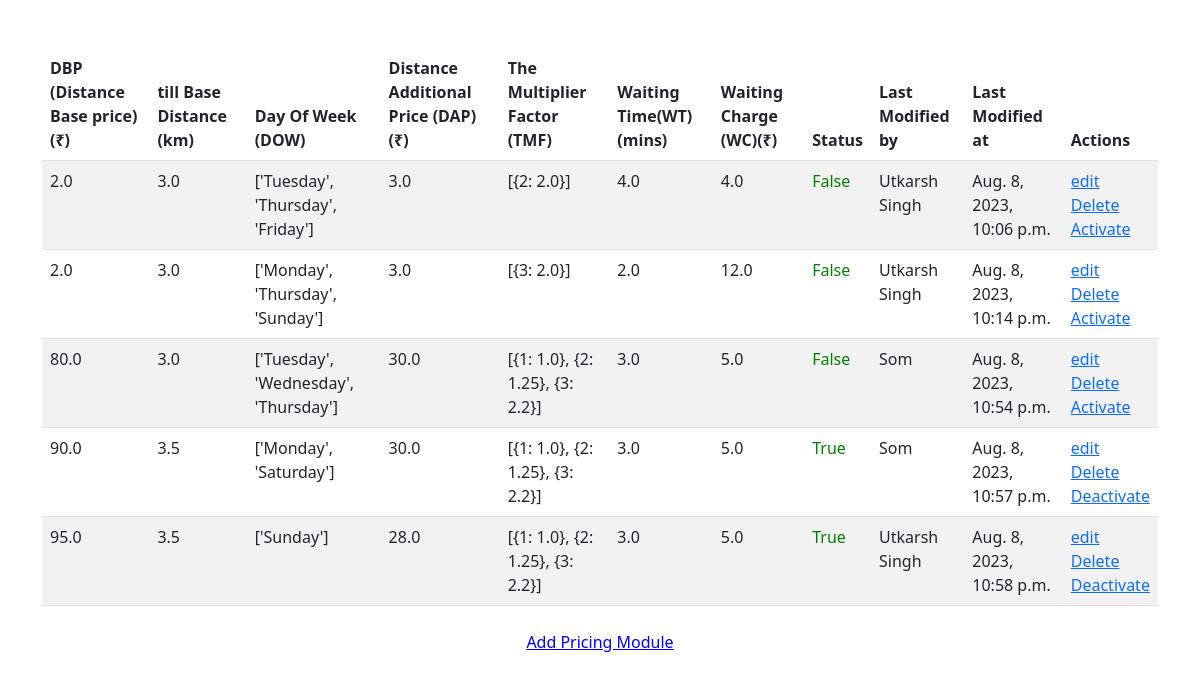
Page /dashboard on the earlier database version.
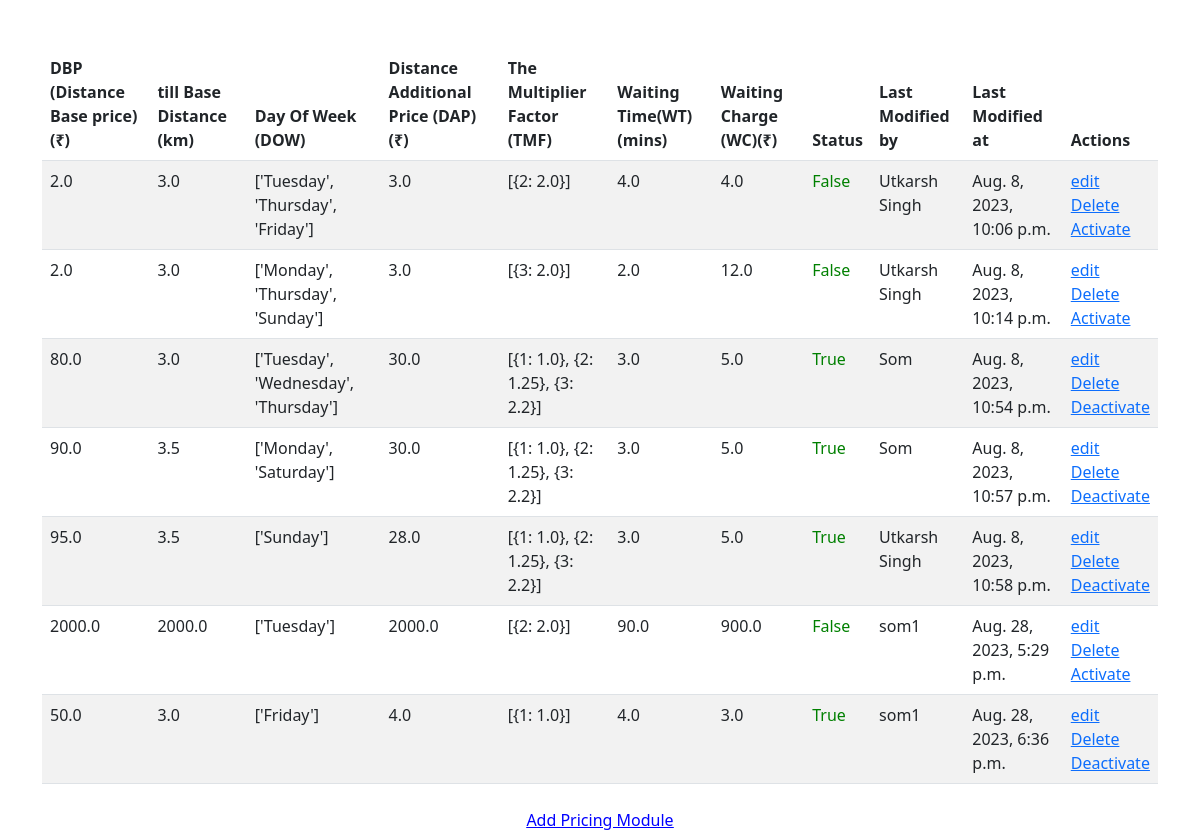
Same page on the later database version.
### authentication/models.py (models this page shows, shortened)
class Pricing_Module(models.Model):
    mod_id = models.AutoField(primary_key=True)
    dbp_price = models.FloatField()
    dbp_km = models.FloatField(default=True)
    dap = models.FloatField()
    waiting_charge = models.FloatField()
    waiting_time = models.FloatField()
    status = models.BooleanField()
    usermodifiedby = models.CharField(max_length=20)
    created_at = models.DateTimeField(editable=True,auto_now_add=True)

### authentication/views.py (the view)
# urls.py: path('dashboard', views.dashboard ,name="dashboard"),
def dashboard(request):
    query_results = Pricing_Module.objects.all()
    fullobj={}
    activequeue=[]
    for item in query_results:
        objdict={
            "mod_id":item.mod_id,
            "dbp_price":item.dbp_price,
            "dbp_km":item.dbp_km,
            "dap":item.dap,
            "waiting_time":item.waiting_time,
            "waiting_charge":item.waiting_charge,
            "status":item.status,
            "usermodifiedby":item.usermodifiedby,
            "timestamp":item.created_at,
            }
        if item.status == True:
            activequeue.append(item.mod_id)
        days = Week_Table.objects.filter(mod_id=item.mod_id)
        dayarray=[]
        for day in days:
            dayarray.append(day.weekday)
        objdict["weekdays"]=dayarray
        tmf = TMF.objects.filter(mod_id=item.mod_id)
        timearray =[]
        timedictionary={}
        for t in tmf:
            timedictionary={
                t.hour:t.factor,
            }
            timearray.append(timedictionary)
        objdict["TMF"] = timearray
        fullobj[f"{item.mod_id}"]=objdict
    print(activequeue)
    print(fullobj)
    return render(request , 'authentication/dashboard.html',{"fullobj":fullobj})

### templates/authentication/dashboard.html (shortened to what this page needs)
<!DOCTYPE html>
<html lang="en">
<head>
    <link rel="stylesheet" href="https://cdn.jsdelivr.net/npm/bootstrap@5.3.0/dist/css/bootstrap.min.css">
</head>
<body>
    <div class="container mt-5">
        <table class="table table-striped">
            <thead>
                <tr>
                    <th>DBP (Distance Base price) (₹)</th>
                    <th>till Base Distance (km)</th>
                    <th>Day Of Week (DOW)</th>
                    <th>Distance Additional Price (DAP)(₹)</th>
                    <th>The Multiplier Factor (TMF)</th>
                    <th>Waiting Time(WT)(mins)</th>
                    <th>Waiting Charge (WC)(₹)</th>
                    <th>Status</th>
                    <th>Last Modified by</th>
                    <th>Last Modified at</th>
                    <th>Actions</th>
                </tr>
            </thead>
            <tbody>
                {% for key,inner_dict in fullobj.items  %}
                <tr>
                <td>{{inner_dict.dbp_price}}</td>
                <td>{{inner_dict.dbp_km}}</td>
                    <td>{{inner_dict.weekdays}}</td>
                    <td>{{inner_dict.dap}}</td>
                    <td>{{inner_dict.TMF}}</td>
                    <td>{{inner_dict.waiting_time}}</td>
                    <td>{{inner_dict.waiting_charge}}</td>
                    <td style="color: green;">{{inner_dict.status}}</td>
                    <td>{{inner_dict.usermodifiedby}}</td>
                    <td>{{inner_dict.timestamp}}</td>
                    <td><a href="{% url 'edit_object' inner_dict.mod_id %}">edit</a> <br>
                        <a href="{% url 'delete_object' inner_dict.mod_id %}">Delete</a> <br>
                        {% if inner_dict.status == True %}
                        <a href="{% url 'deactivate_item' inner_dict.mod_id %}">Deactivate</a>
                        {% else %}
                        <a href="{% url 'activate_item' inner_dict.mod_id %}">Activate</a>
                        {% endif %}
                        </tr>
                {% endfor %}
            </tbody>
        </table>
        <div class="text-center mt-4">
            <a href="/addform"><span class="edit-button">Add Pricing Module</span></a> <br>
        </div>
    </div>
</body>
</html>

### templates/authentication/dashboard.html (style rules this page uses)
.edit-button { cursor: pointer; color: blue; text-decoration: underline; }

Differences in the rows shown:
added Pricing_Module: dbp_price "2000.0", dbp_km "2000.0", dap "2000.0", waiting_time "90.0", waiting_charge "900.0", usermodifiedby "som1", timestamp "Aug. 28, 2023, 5:29 p.m."
added Pricing_Module: dbp_price "50.0", dbp_km "3.0", dap "4.0", waiting_time "4.0", waiting_charge "3.0", usermodifiedby "som1", timestamp "Aug. 28, 2023, 6:36 p.m."
Other differences:
new list line: "80.0 3.0 30.0 3.0 5.0 Som Aug. 8, 2023, 10:54 p.m."
new list line: "['Tuesday', 'Wednesday', 'Thursday'] [{1: 1.0}, {2: 1.25}, {3: 2.2}] True edit Delete Deactivate"
new list line: "['Tuesday'] [{2: 2.0}] False edit Delete Activate"
new list line: "['Friday'] [{1: 1.0}] True edit Delete Deactivate"
list line gone: "80.0 3.0 30.0 3.0 5.0 Som Aug. 8, 2023, 10:54 p.m."
list line gone: "['Tuesday', 'Wednesday', 'Thursday'] [{1: 1.0}, {2: 1.25}, {3: 2.2}] False edit Delete Activate"
